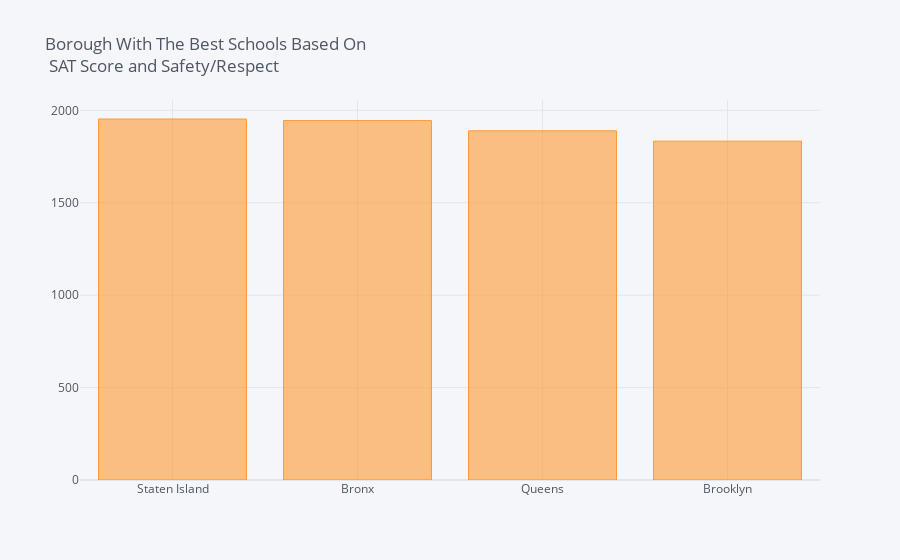

Notebook code for this chart:
### Markdown cell above
### Neigbourhoods With The best Schools

### Code cell
best_nhood = combined[(combined['sat_score'] > 1800) & (combined['saf_s_11'] > 6.5)][['boro','sat_score']]
best_boro = best_nhood.groupby('boro').mean().sort_values(by='sat_score', ascending=False)
best_boro
best_boro.iplot(kind='bar',legend=False,
                title='Borough With The Best Schools Based On <br> SAT Score and Safety/Respect')
plt.show()

### Figure 1 — Plotly figure (JSON) as saved in the notebook; plotly's stock layout.template omitted (floating-point values rounded to 4 significant figures)
{"data": [{"marker": {"color": "rgba(255, 153, 51, 0.6)", "line": {"color": "rgba(255, 153, 51, 1.0)", "width": 1}}, "name": "sat_score", "orientation": "v", "text": "", "type": "bar", "x": ["Staten Island", "Bronx", "Queens", "Brooklyn"], "y": [1953, 1944.0, 1889, 1833]}], "layout": {"legend": {"bgcolor": "#F5F6F9", "font": {"color": "#4D5663"}}, "paper_bgcolor": "#F5F6F9", "plot_bgcolor": "#F5F6F9", "showlegend": false, "title": {"font": {"color": "#4D5663"}, "text": "Borough With The Best Schools Based On <br> SAT Score and Safety/Respect"}, "xaxis": {"gridcolor": "#E1E5ED", "showgrid": true, "tickfont": {"color": "#4D5663"}, "title": {"font": {"color": "#4D5663"}, "text": ""}, "zerolinecolor": "#E1E5ED"}, "yaxis": {"gridcolor": "#E1E5ED", "showgrid": true, "tickfont": {"color": "#4D5663"}, "title": {"font": {"color": "#4D5663"}, "text": ""}, "zerolinecolor": "#E1E5ED"}}}
